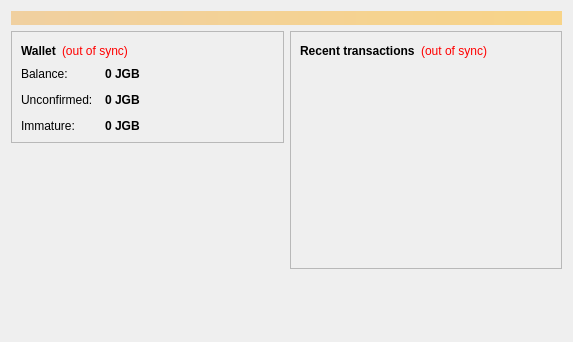
<?xml version="1.0" encoding="UTF-8"?>
<ui version="4.0">
 <class>OverviewPage</class>
 <widget class="QWidget" name="OverviewPage">
  <property name="geometry">
   <rect>
    <x>0</x>
    <y>0</y>
    <width>573</width>
    <height>342</height>
   </rect>
  </property>
  <property name="windowTitle">
   <string>Form</string>
  </property>
  <layout class="QVBoxLayout" name="topLayout">
   <item>
    <widget class="QLabel" name="labelAlerts">
     <property name="visible">
      <bool>false</bool>
     </property>
     <property name="styleSheet">
      <string notr="true">background-color: qlineargradient(x1: 0, y1: 0, x2: 1, y2: 0, stop:0 #F0D0A0, stop:1 #F8D488); color:#000000;</string>
     </property>
     <property name="wordWrap">
      <bool>true</bool>
     </property>
     <property name="margin">
      <number>3</number>
     </property>
    </widget>
   </item>
   <item>
    <layout class="QHBoxLayout" name="horizontalLayout" stretch="1,1">
     <item>
      <layout class="QVBoxLayout" name="verticalLayout_2">
       <item>
        <widget class="QFrame" name="frame">
         <property name="frameShape">
          <enum>QFrame::StyledPanel</enum>
         </property>
         <property name="frameShadow">
          <enum>QFrame::Raised</enum>
         </property>
         <layout class="QVBoxLayout" name="verticalLayout_4">
          <item>
           <layout class="QHBoxLayout" name="horizontalLayout_4">
            <item>
             <widget class="QLabel" name="label_5">
              <property name="font">
               <font>
                <weight>75</weight>
                <bold>true</bold>
               </font>
              </property>
              <property name="text">
               <string>Wallet</string>
              </property>
             </widget>
            </item>
            <item>
             <widget class="QLabel" name="labelWalletStatus">
              <property name="toolTip">
               <string>The displayed information may be out of date. Your wallet automatically synchronizes with the Joshgrantbucks network after a connection is established, but this process has not completed yet.</string>
              </property>
              <property name="styleSheet">
               <string notr="true">QLabel { color: red; }</string>
              </property>
              <property name="text">
               <string notr="true">(out of sync)</string>
              </property>
              <property name="alignment">
               <set>Qt::AlignLeading|Qt::AlignLeft|Qt::AlignVCenter</set>
              </property>
             </widget>
            </item>
            <item>
             <spacer name="horizontalSpacer_2">
              <property name="orientation">
               <enum>Qt::Horizontal</enum>
              </property>
              <property name="sizeHint" stdset="0">
               <size>
                <width>40</width>
                <height>20</height>
               </size>
              </property>
             </spacer>
            </item>
           </layout>
          </item>
          <item>
           <layout class="QFormLayout" name="formLayout_2">
            <property name="fieldGrowthPolicy">
             <enum>QFormLayout::AllNonFixedFieldsGrow</enum>
            </property>
            <property name="horizontalSpacing">
             <number>12</number>
            </property>
            <property name="verticalSpacing">
             <number>12</number>
            </property>
            <item row="0" column="0">
             <widget class="QLabel" name="label">
              <property name="text">
               <string>Balance:</string>
              </property>
             </widget>
            </item>
            <item row="0" column="1">
             <widget class="QLabel" name="labelBalance">
              <property name="font">
               <font>
                <weight>75</weight>
                <bold>true</bold>
               </font>
              </property>
              <property name="cursor">
               <cursorShape>IBeamCursor</cursorShape>
              </property>
              <property name="toolTip">
               <string>Your current balance</string>
              </property>
              <property name="text">
               <string notr="true">0 JGB</string>
              </property>
              <property name="textInteractionFlags">
               <set>Qt::LinksAccessibleByMouse|Qt::TextSelectableByKeyboard|Qt::TextSelectableByMouse</set>
              </property>
             </widget>
            </item>
            <item row="1" column="0">
             <widget class="QLabel" name="label_3">
              <property name="text">
               <string>Unconfirmed:</string>
              </property>
             </widget>
            </item>
            <item row="1" column="1">
             <widget class="QLabel" name="labelUnconfirmed">
              <property name="font">
               <font>
                <weight>75</weight>
                <bold>true</bold>
               </font>
              </property>
              <property name="cursor">
               <cursorShape>IBeamCursor</cursorShape>
              </property>
              <property name="toolTip">
               <string>Total of transactions that have yet to be confirmed, and do not yet count toward the current balance</string>
              </property>
              <property name="text">
               <string notr="true">0 JGB</string>
              </property>
              <property name="textInteractionFlags">
               <set>Qt::LinksAccessibleByMouse|Qt::TextSelectableByKeyboard|Qt::TextSelectableByMouse</set>
              </property>
             </widget>
            </item>
            <item row="2" column="0">
             <widget class="QLabel" name="labelImmatureText">
              <property name="text">
               <string>Immature:</string>
              </property>
             </widget>
            </item>
            <item row="2" column="1">
             <widget class="QLabel" name="labelImmature">
              <property name="font">
               <font>
                <weight>75</weight>
                <bold>true</bold>
               </font>
              </property>
              <property name="toolTip">
               <string>Mined balance that has not yet matured</string>
              </property>
              <property name="text">
               <string notr="true">0 JGB</string>
              </property>
              <property name="textInteractionFlags">
               <set>Qt::LinksAccessibleByMouse|Qt::TextSelectableByKeyboard|Qt::TextSelectableByMouse</set>
              </property>
             </widget>
            </item>
           </layout>
          </item>
         </layout>
        </widget>
       </item>
       <item>
        <spacer name="verticalSpacer">
         <property name="orientation">
          <enum>Qt::Vertical</enum>
         </property>
         <property name="sizeHint" stdset="0">
          <size>
           <width>20</width>
           <height>40</height>
          </size>
         </property>
        </spacer>
       </item>
      </layout>
     </item>
     <item>
      <layout class="QVBoxLayout" name="verticalLayout_3">
       <item>
        <widget class="QFrame" name="frame_2">
         <property name="frameShape">
          <enum>QFrame::StyledPanel</enum>
         </property>
         <property name="frameShadow">
          <enum>QFrame::Raised</enum>
         </property>
         <layout class="QVBoxLayout" name="verticalLayout">
          <item>
           <layout class="QHBoxLayout" name="horizontalLayout_2">
            <item>
             <widget class="QLabel" name="label_4">
              <property name="text">
               <string>&lt;b&gt;Recent transactions&lt;/b&gt;</string>
              </property>
             </widget>
            </item>
            <item>
             <widget class="QLabel" name="labelTransactionsStatus">
              <property name="toolTip">
               <string>The displayed information may be out of date. Your wallet automatically synchronizes with the Joshgrantbucks network after a connection is established, but this process has not completed yet.</string>
              </property>
              <property name="styleSheet">
               <string notr="true">QLabel { color: red; }</string>
              </property>
              <property name="text">
               <string notr="true">(out of sync)</string>
              </property>
              <property name="alignment">
               <set>Qt::AlignRight|Qt::AlignTrailing|Qt::AlignVCenter</set>
              </property>
             </widget>
            </item>
            <item>
             <spacer name="horizontalSpacer">
              <property name="orientation">
               <enum>Qt::Horizontal</enum>
              </property>
              <property name="sizeHint" stdset="0">
               <size>
                <width>40</width>
                <height>20</height>
               </size>
              </property>
             </spacer>
            </item>
           </layout>
          </item>
          <item>
           <widget class="QListView" name="listTransactions">
            <property name="styleSheet">
             <string notr="true">QListView { background: transparent; }</string>
            </property>
            <property name="frameShape">
             <enum>QFrame::NoFrame</enum>
            </property>
            <property name="verticalScrollBarPolicy">
             <enum>Qt::ScrollBarAlwaysOff</enum>
            </property>
            <property name="horizontalScrollBarPolicy">
             <enum>Qt::ScrollBarAlwaysOff</enum>
            </property>
            <property name="selectionMode">
             <enum>QAbstractItemView::NoSelection</enum>
            </property>
           </widget>
          </item>
         </layout>
        </widget>
       </item>
       <item>
        <spacer name="verticalSpacer_2">
         <property name="orientation">
          <enum>Qt::Vertical</enum>
         </property>
         <property name="sizeHint" stdset="0">
          <size>
           <width>20</width>
           <height>40</height>
          </size>
         </property>
        </spacer>
       </item>
      </layout>
     </item>
    </layout>
   </item>
  </layout>
 </widget>
 <resources/>
 <connections/>
</ui>
